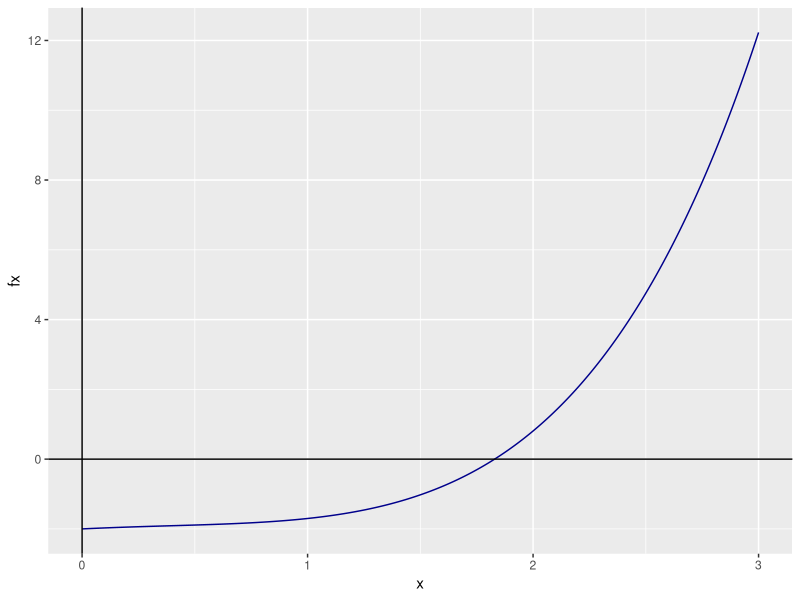
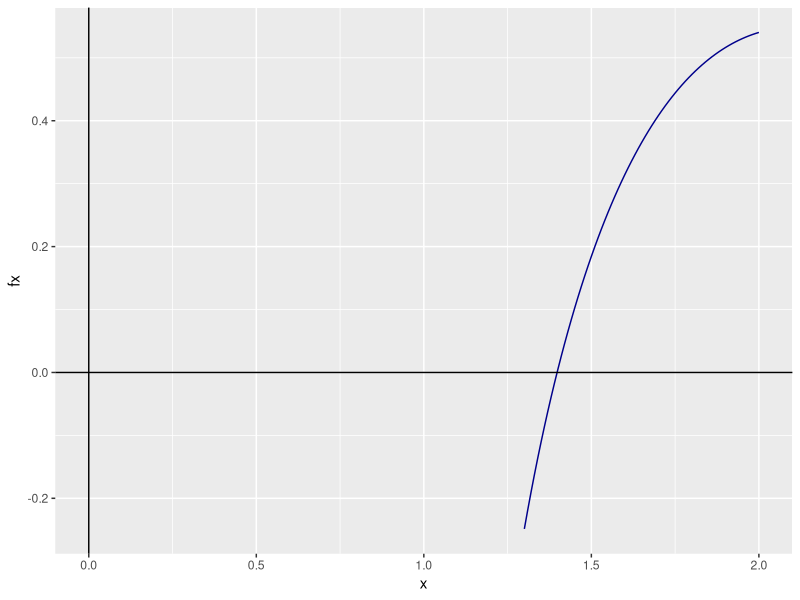
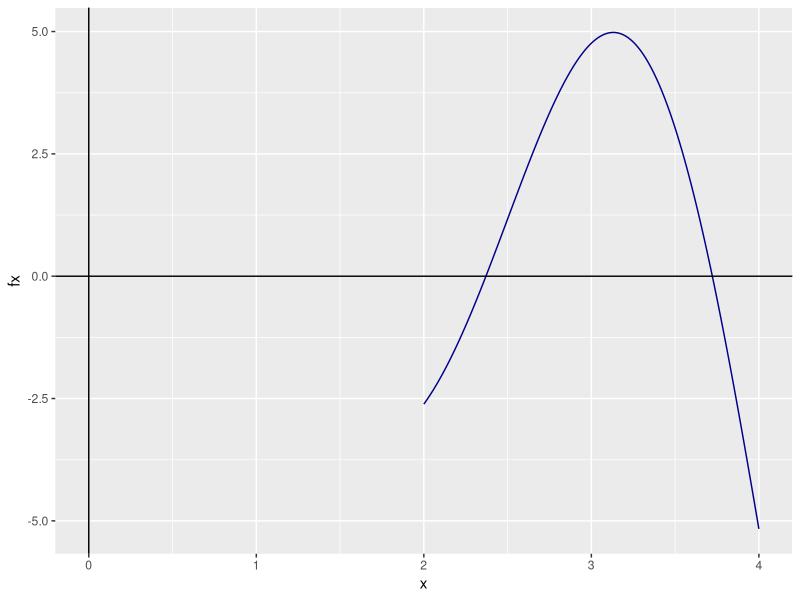
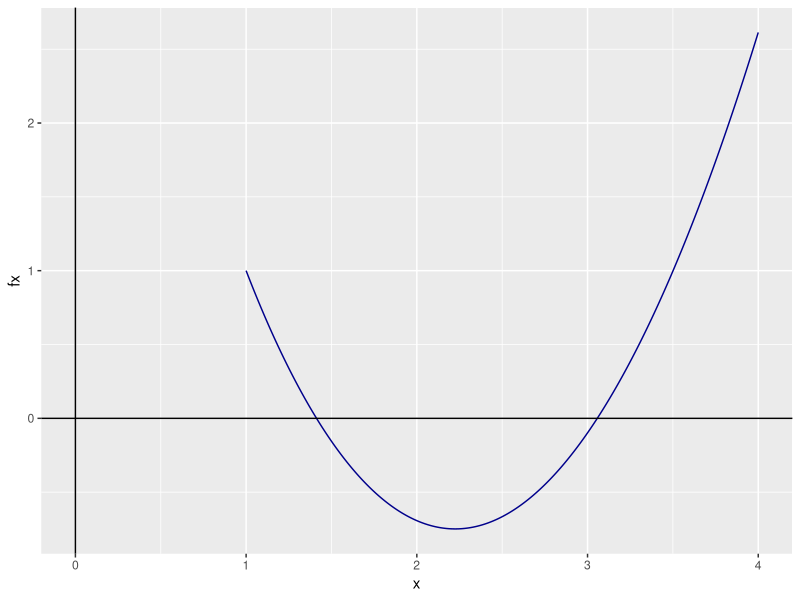
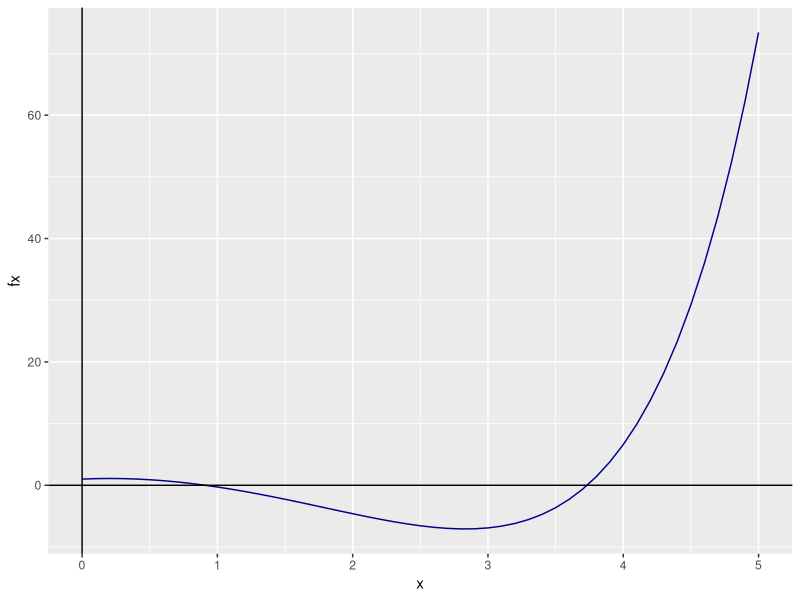
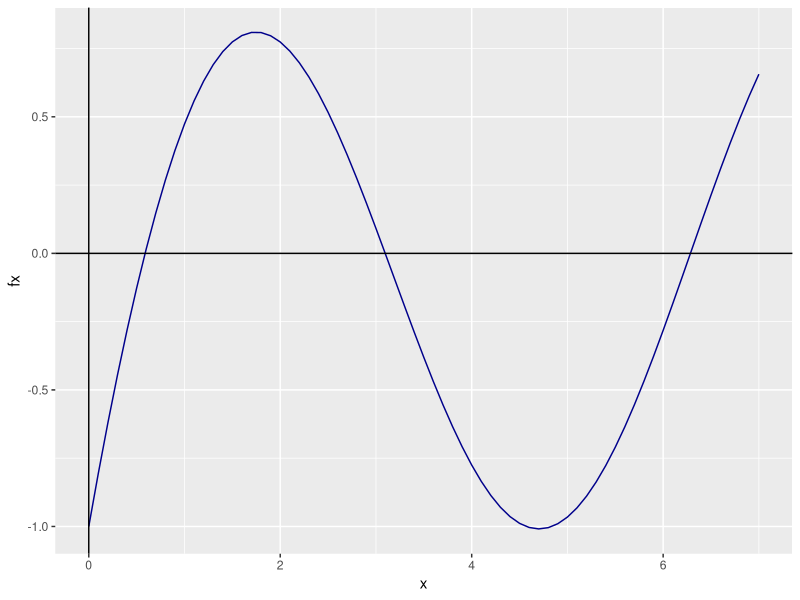
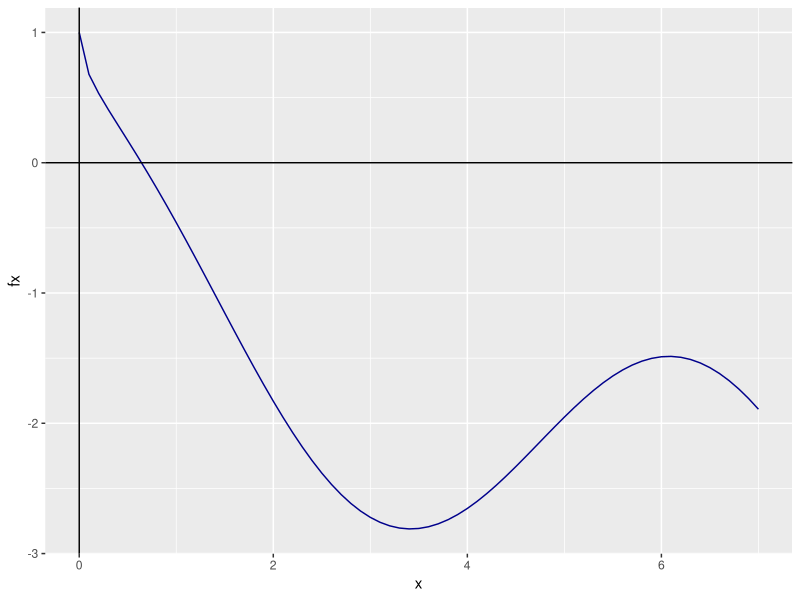
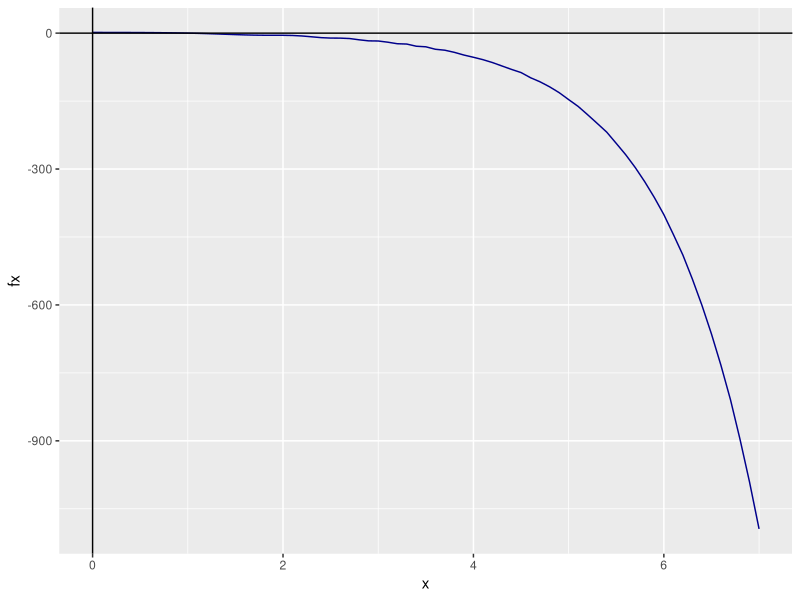

Source code (R) for these figures, in order:
## ---- chunk 1
knitr::opts_chunk$set(echo = TRUE)
library(ggplot2)

#saco la notacion científica
options(scipen=999)
## ---- chunk 2
Newton <- function(p0, tol, n = 100){
  #Donde p0 es la aproximación inicial
  #El número máximo de iteraciones n viene por default en 100
  #Y tol es la toleranacia al error
  
  for (i in 1:n) {
    
    #Calculo p
    p <- p0 - (f(p0)/fprima(p0))
    
    if(abs(p-p0) <= tol){
      return(p)
    }
    
    p0 <- p
    
  }
  
  #En el caso de que falle el método
  return(paste('El método falla luego de: ', n, ' iteraciones'))
}

## ---- chunk 3
f <- function(x){
  return(exp(x) + 2^(-x) + 2*cos(x)-6)
}

#Instancio un vector que me va a indicar los puntos en la función
x <- seq(0, 3, by = 0.01)

#Genero los puntos
fx <- f(x)

#Creo un data frame con los x e y
df <- data.frame(x, fx)

#Instancio los datos
gg_fx <- ggplot(data = df)

#Agrego la capa con los datos
gg_fx <- gg_fx + aes(x = x, y = fx)

#Est grafica una linea
gg_fx <- gg_fx + geom_line(linetype = 1, colour = "darkblue")

#Agrego el eje X
gg_fx <- gg_fx + geom_vline(xintercept = 0, linetype = 1)

#Agrego el eje Y
gg_fx <- gg_fx + geom_hline(yintercept = 0, linetype = 1)

#Grafico
gg_fx
## ---- chunk 4
fprima <- D(expression(exp(x) + 2^(-x) + 2*cos(x)-6), "x")

fprima

fprima <- function(x){
  return(exp(x) - 2^(-x) * log(2) - 2 * sin(x))
}

Newton(p0 = 1.5, tol = 0.001)
## ---- chunk 5
f <- function(x){
  return( log(x-1) + cos(x-1))
}

#Instancio un vector que me va a indicar los puntos en la función
x <- seq(1.3, 2, by = 0.01)

#Genero los puntos
fx <- f(x)

#Creo un data frame con los x e y
df <- data.frame(x, fx)

#Instancio los datos
gg_fx <- ggplot(data = df)

#Agrego la capa con los datos
gg_fx <- gg_fx + aes(x = x, y = fx)

#Est grafica una linea
gg_fx <- gg_fx + geom_line(linetype = 1, colour = "darkblue")

#Agrego el eje X
gg_fx <- gg_fx + geom_vline(xintercept = 0, linetype = 1)

#Agrego el eje Y
gg_fx <- gg_fx + geom_hline(yintercept = 0, linetype = 1)

#Grafico
gg_fx
## ---- chunk 6
fprima <- D(expression(log(x-1) + cos(x-1)), "x")

fprima

fprima <- function(x){
  return(1/(x - 1) - sin(x - 1))
}

Newton(p0 = 1.5, tol = 0.001)
## ---- chunk 7
f <- function(x){
  return( 2*x * cos(2*x) - (x-2)^2)
}

#Instancio un vector que me va a indicar los puntos en la función
x <- seq(2, 4, by = 0.01)

#Genero los puntos
fx <- f(x)

#Creo un data frame con los x e y
df <- data.frame(x, fx)

#Instancio los datos
gg_fx <- ggplot(data = df)

#Agrego la capa con los datos
gg_fx <- gg_fx + aes(x = x, y = fx)

#Est grafica una linea
gg_fx <- gg_fx + geom_line(linetype = 1, colour = "darkblue")

#Agrego el eje X
gg_fx <- gg_fx + geom_vline(xintercept = 0, linetype = 1)

#Agrego el eje Y
gg_fx <- gg_fx + geom_hline(yintercept = 0, linetype = 1)

#Grafico
gg_fx
## ---- chunk 8
fprima <- D(expression(2*x * cos(2*x) - (x-2)^2), "x")

fprima

fprima <- function(x){
  return(2 * cos(2 * x) - 2 * x * (sin(2 * x) * 2) - 2 * (x - 2))
}

Newton(p0 = 2.2, tol = 0.001)
Newton(p0 = 3.7, tol = 0.001)
## ---- chunk 9
f <- function(x){
  return((x-2)^2 - log(x))
}

#Instancio un vector que me va a indicar los puntos en la función
x <- seq(1, 4, by = 0.01)

#Genero los puntos
fx <- f(x)

#Creo un data frame con los x e y
df <- data.frame(x, fx)

#Instancio los datos
gg_fx <- ggplot(data = df)

#Agrego la capa con los datos
gg_fx <- gg_fx + aes(x = x, y = fx)

#Est grafica una linea
gg_fx <- gg_fx + geom_line(linetype = 1, colour = "darkblue")

#Agrego el eje X
gg_fx <- gg_fx + geom_vline(xintercept = 0, linetype = 1)

#Agrego el eje Y
gg_fx <- gg_fx + geom_hline(yintercept = 0, linetype = 1)

#Grafico
gg_fx
## ---- chunk 10
fprima <- D(expression((x-2)^2 - log(x)), "x")

fprima

fprima <- function(x){
  return(2 * (x - 2) - 1/x)
}

Newton(p0 = 1.5, tol = 0.001)
Newton(p0 = 3, tol = 0.001)
## ---- chunk 11
f <- function(x){
  return(exp(x) - 3*x^2)
}

#Instancio un vector que me va a indicar los puntos en la función
x <- seq(0, 5, by = 0.1)

#Genero los puntos
fx <- f(x)

#Creo un data frame con los x e y
df <- data.frame(x, fx)

#Instancio los datos
gg_fx <- ggplot(data = df)

#Agrego la capa con los datos
gg_fx <- gg_fx + aes(x = x, y = fx)

#Est grafica una linea
gg_fx <- gg_fx + geom_line(linetype = 1, colour = "darkblue")

#Agrego el eje X
gg_fx <- gg_fx + geom_vline(xintercept = 0, linetype = 1)

#Agrego el eje Y
gg_fx <- gg_fx + geom_hline(yintercept = 0, linetype = 1)

#Grafico
gg_fx
## ---- chunk 12
fprima <- D(expression(exp(x) - 3*x^2), "x")

fprima

fprima <- function(x){
  return(exp(x) - 3 * (2 * x))
}

Newton(p0 = 1, tol = 0.001)
Newton(p0 = 3.5, tol = 0.001)
## ---- chunk 13
f <- function(x){
  return(sin(x) - exp(-x))
}

#Instancio un vector que me va a indicar los puntos en la función
x <- seq(0, 7, by = 0.1)

#Genero los puntos
fx <- f(x)

#Creo un data frame con los x e y
df <- data.frame(x, fx)

#Instancio los datos
gg_fx <- ggplot(data = df)

#Agrego la capa con los datos
gg_fx <- gg_fx + aes(x = x, y = fx)

#Est grafica una linea
gg_fx <- gg_fx + geom_line(linetype = 1, colour = "darkblue")

#Agrego el eje X
gg_fx <- gg_fx + geom_vline(xintercept = 0, linetype = 1)

#Agrego el eje Y
gg_fx <- gg_fx + geom_hline(yintercept = 0, linetype = 1)

#Grafico
gg_fx
## ---- chunk 14
fprima <- D(expression(sin(x) - exp(-x)), "x")

fprima

fprima <- function(x){
  return(cos(x) + exp(-x))
}

Newton(p0 = 0.5, tol = 0.001)
Newton(p0 = 3.5, tol = 0.001)
Newton(p0 = 6, tol = 0.001)
## ---- chunk 15
f <- function(x){
  return(cos(x) - sqrt(x))
}

#Instancio un vector que me va a indicar los puntos en la función
x <- seq(0, 7, by = 0.1)

#Genero los puntos
fx <- f(x)

#Creo un data frame con los x e y
df <- data.frame(x, fx)

#Instancio los datos
gg_fx <- ggplot(data = df)

#Agrego la capa con los datos
gg_fx <- gg_fx + aes(x = x, y = fx)

#Est grafica una linea
gg_fx <- gg_fx + geom_line(linetype = 1, colour = "darkblue")

#Agrego el eje X
gg_fx <- gg_fx + geom_vline(xintercept = 0, linetype = 1)

#Agrego el eje Y
gg_fx <- gg_fx + geom_hline(yintercept = 0, linetype = 1)

#Grafico
gg_fx
## ---- chunk 16
fprima <- D(expression(cos(x) - sqrt(x)), "x")

fprima

fprima <- function(x){
  return(-(sin(x) + 0.5 * x^-0.5))
}

Newton(p0 = 0.5, tol = 0.001)
## ---- chunk 17
f <- function(x){
  return(2 + cos(exp(x) - 2) - exp(x))
}

#Instancio un vector que me va a indicar los puntos en la función
x <- seq(0, 7, by = 0.1)

#Genero los puntos
fx <- f(x)

#Creo un data frame con los x e y
df <- data.frame(x, fx)

#Instancio los datos
gg_fx <- ggplot(data = df)

#Agrego la capa con los datos
gg_fx <- gg_fx + aes(x = x, y = fx)

#Est grafica una linea
gg_fx <- gg_fx + geom_line(linetype = 1, colour = "darkblue")

#Agrego el eje X
gg_fx <- gg_fx + geom_vline(xintercept = 0, linetype = 1)

#Agrego el eje Y
gg_fx <- gg_fx + geom_hline(yintercept = 0, linetype = 1)

#Grafico
gg_fx
## ---- chunk 18
fprima <- D(expression(2 + cos(exp(x) - 2) - exp(x)), "x")

fprima

fprima <- function(x){
  return(-(sin(exp(x) - 2) * exp(x) + exp(x)))
}

Newton(p0 = 1, tol = 0.1)
## ---- chunk 19
f <- function(x){
  return(x^3 - 7*x^2 + 14*x - 6)
}

#Instancio un vector que me va a indicar los puntos en la función
x <- seq(0, 7, by = 0.1)

#Genero los puntos
fx <- f(x)

#Creo un data frame con los x e y
df <- data.frame(x, fx)

#Instancio los datos
gg_fx <- ggplot(data = df)

#Agrego la capa con los datos
gg_fx <- gg_fx + aes(x = x, y = fx)

#Est grafica una linea
gg_fx <- gg_fx + geom_line(linetype = 1, colour = "darkblue")

#Agrego el eje X
gg_fx <- gg_fx + geom_vline(xintercept = 0, linetype = 1)

#Agrego el eje Y
gg_fx <- gg_fx + geom_hline(yintercept = 0, linetype = 1)

#Grafico
gg_fx
## ---- chunk 20
fprima <- D(expression(x^3 - 7*x^2 + 14*x - 6), "x")

fprima

fprima <- function(x){
  return(3 * x^2 - 7 * (2 * x) + 14)
}

Newton(p0 = 0.5, tol = 0.001)
Newton(p0 = 3, tol = 0.001)
Newton(p0 = 3.5, tol = 0.001)
## ---- chunk 21
f <- function(x){
  return(-x^3 - cos(x))
}

#Instancio un vector que me va a indicar los puntos en la función
x <- seq(-2, 0, by = 0.01)

#Genero los puntos
fx <- f(x)

#Creo un data frame con los x e y
df <- data.frame(x, fx)

#Instancio los datos
gg_fx <- ggplot(data = df)

#Agrego la capa con los datos
gg_fx <- gg_fx + aes(x = x, y = fx)

#Est grafica una linea
gg_fx <- gg_fx + geom_line(linetype = 1, colour = "darkblue")

#Agrego el eje X
gg_fx <- gg_fx + geom_vline(xintercept = 0, linetype = 1)

#Agrego el eje Y
gg_fx <- gg_fx + geom_hline(yintercept = 0, linetype = 1)

#Grafico
gg_fx
## ---- chunk 22
fprima <- D(expression(-x^3 - cos(x)), "x")

fprima

fprima <- function(x){
  return(-(3 * x^2 - sin(x)))
}

Newton(p0 = -0.6, tol = 0.001)
